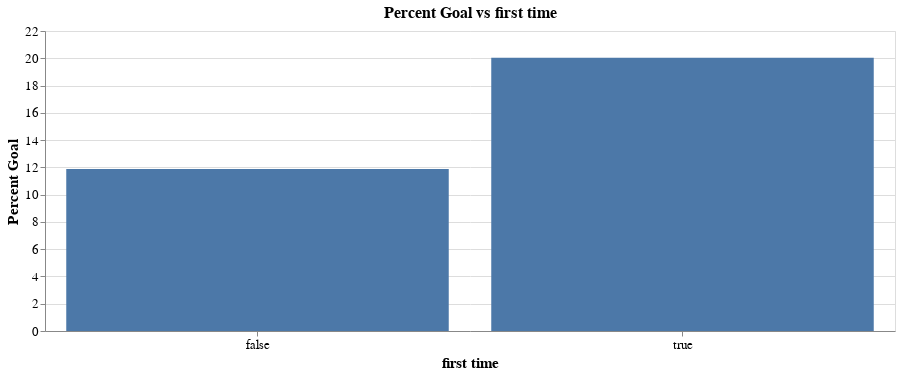

The cell this chart's notebook holds for it:
### Markdown cell above
#### 2.3.3 Percent goals by first time

### Code cell
plot_percent_goal_vs_attr("first time", "bar")

### Figure 1 — Vega-Lite specification as saved in the notebook (floating-point values rounded to 4 significant figures)
{"$schema": "https://vega.github.io/schema/vega-lite/v3.4.0.json", "config": {"axis": {"labelFontSize": 13, "titleFontSize": 15}, "mark": {"tooltip": null}, "title": {"fontSize": 16}, "view": {"height": 300, "width": 400}}, "data": {"name": "data-f0dfcef5e9e80f5d751862230a0088a5"}, "datasets": {"data-f0dfcef5e9e80f5d751862230a0088a5": [{"Goal": 596, "No Goal": 4419, "Percent Goal": 11.88, "first time": false}, {"Goal": 438, "No Goal": 1747, "Percent Goal": 20.04, "first time": true}]}, "encoding": {"x": {"axis": {"labelAngle": 0, "title": "first time"}, "field": "first time", "type": "nominal"}, "y": {"axis": {"title": "Percent Goal"}, "field": "Percent Goal", "type": "quantitative"}}, "height": 300, "mark": "bar", "title": "Percent Goal vs first time", "width": 850}
